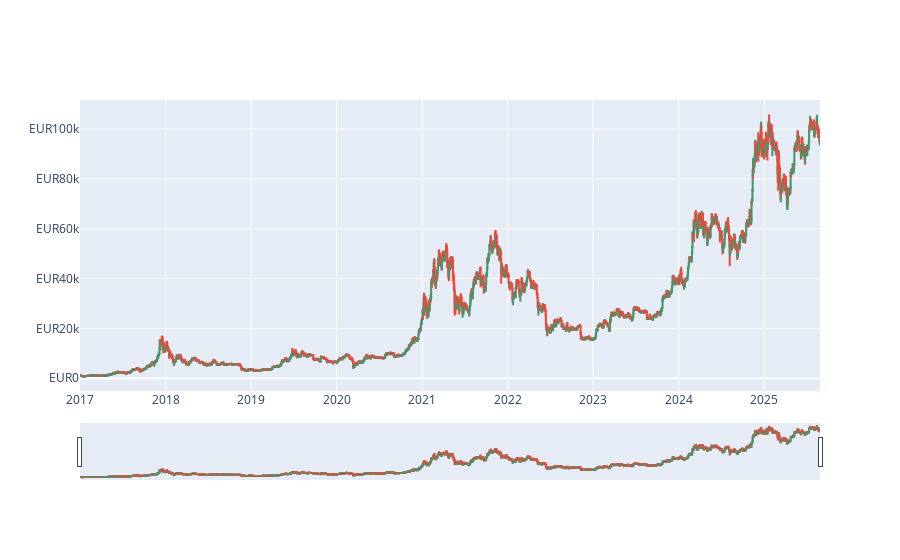

Write notebook code for a chart like this one.
### Code cell
#to install modules or packages use !pip install "x" or %pip install "x" or pip install "x" in terminal
from datetime import datetime, timedelta
import yfinance as yf
import pandas as pd
import numpy as np
import plotly.graph_objects as go
import plotly.offline as py
import os

CURRENCY = 'EUR'

file_name = 'btc_data_U5.csv'

btc_data = pd.read_csv(file_name, sep=',')

# You can also get the data from Yahoo Finance. You first have to comment out the
# CSV version and remove the comments (""") from these lines below
"""
def get_crypto_data(symbol: str, currency: str = CURRENCY) -> pd.DataFrame:
    # Fixed start date
    start_date = "2017-01-01"
    # End date = today
    end_date = datetime.now().strftime('%Y-%m-%d')

    data = yf.download(
        tickers=f'{symbol}-{currency}',
        start=start_date,
        end=end_date,
        interval='1d'
    )
    
    return data

btc_data = get_crypto_data("BTC")
"""

# Flatten multi-index columns if present (though CSV shouldn't have multi-index)
if isinstance(btc_data.columns, pd.MultiIndex):
    btc_data.columns = btc_data.columns.get_level_values(0)

# Create candlestick chart
fig = go.Figure(data=[
    go.Candlestick(
        x=btc_data['Date'],
        close=btc_data['Close'],
        high=btc_data['High'],
        low=btc_data['Low'],
        open=btc_data['Open']
    )
])

fig.update_yaxes(tickprefix=CURRENCY)
fig.show()

### Figure 1 — Plotly figure (JSON) as saved in the notebook; plotly's stock layout.template omitted (floating-point values rounded to 4 significant figures; data arrays with more than 128 entries replaced by an {"elided": "..."} marker saying what was removed)
{"data": [{"close": {"elided": "3160 float values"}, "high": {"elided": "3160 float values"}, "low": {"elided": "3160 float values"}, "open": {"elided": "3160 float values"}, "type": "candlestick", "x": {"elided": "3160 str values"}}], "layout": {"yaxis": {"tickprefix": "EUR"}}}
